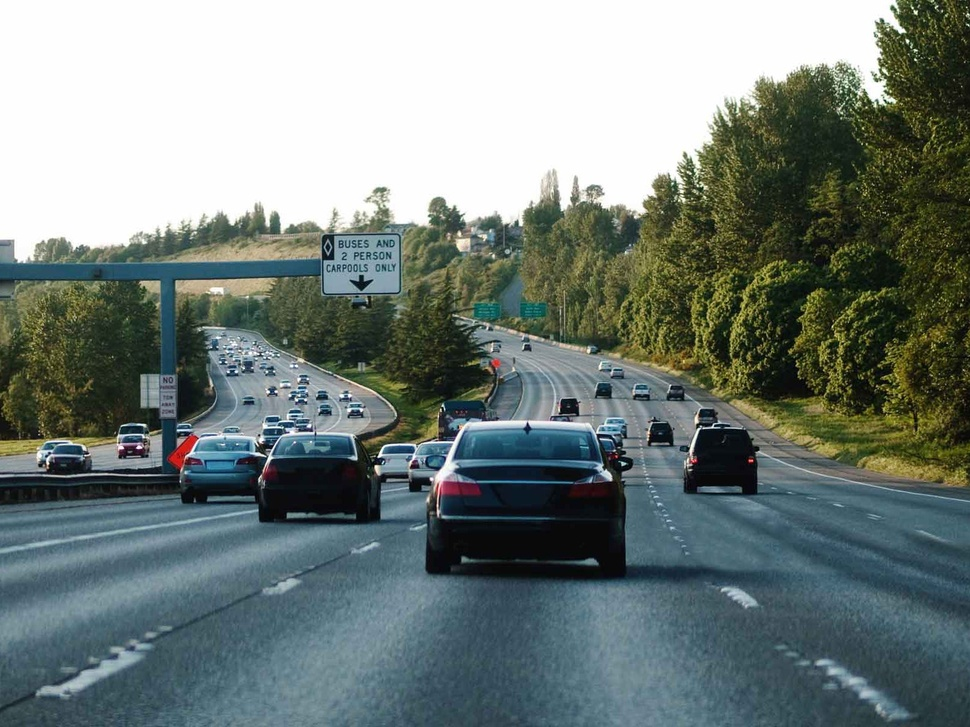
#> input picture 2.car_human_detection/3.jpg, 970 x 727 px, shrunk from 1600 x 1200 before the run, found by its file name
$ python 1.car_detection_from_image.py
#> lines starting #> are read from the running program, lines starting #| are printed output that depends on the picture; after the words box and inside, x2 and y2 are one past the last pixel; in counts of white or black regions, pixels touching at a corner belong together
import cv2
from sklearn.model_selection import train_test_split

#get path
img_file_path =   '/Users/yash/playground/AI_clever_programer/2.car_human_detection/3.jpg'
classifier_file_path = '/Users/yash/playground/AI_clever_programer/2.car_human_detection/car_detection.xml'

# create classifier  -- use CascadeClassifier
trained_car_data = cv2.CascadeClassifier(classifier_file_path)

# create openc image1
img = cv2.imread(img_file_path)
#> img is the input picture: shape (727, 970, 3); mean B, G, R 123.9, 128, 116.4

# Must convert to grayscale
grayscaled_img = cv2.cvtColor(img, cv2.COLOR_BGR2GRAY)
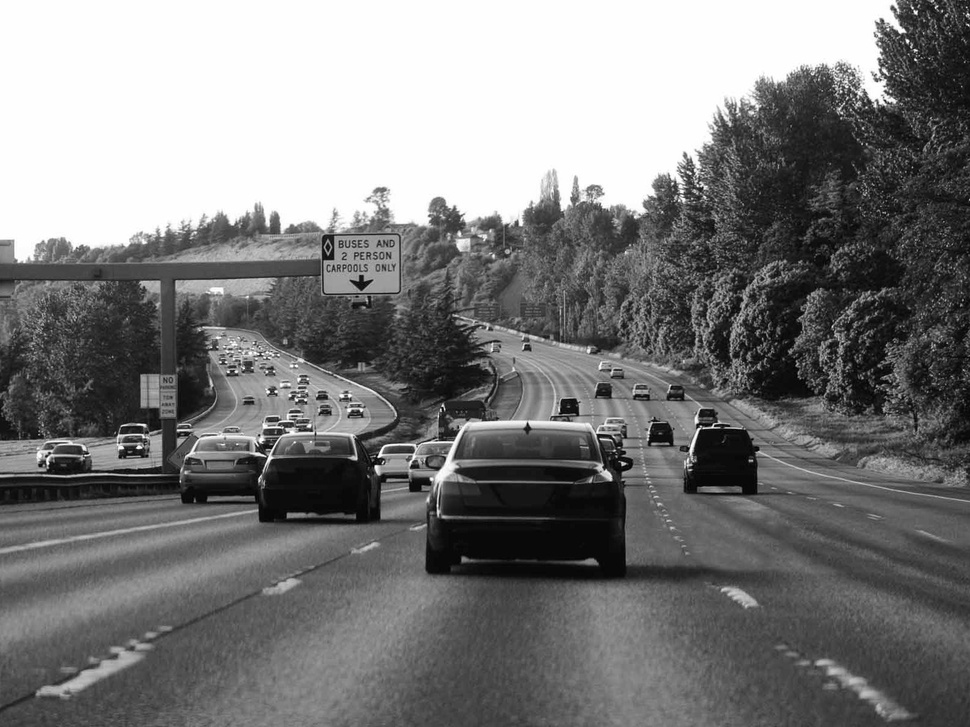
#> grayscaled_img: shape (727, 970); min 1, max 255, mean 124.1

# Detect car -- it retruns cordinates of rectengle suranding the face
car_coordinates = trained_car_data.detectMultiScale(grayscaled_img)
#> car_coordinates = [[341, 398, 27, 27], [103, 420, 53, 53], [650, 361, 145, 145], [322, 266, 403, 403]]
print(car_coordinates)
#| [[341 398  27  27]
#|  [103 420  53  53]
#|  [650 361 145 145]
#|  [322 266 403 403]]

for (x, y, w, h) in car_coordinates:
    cv2.rectangle(img, (x, y), (x+w, y+h), (0, 255, 0), 2)#(x, y) --uper left ,(x+w, y+h) : lowerright  -- #bgr color #green # last 2 is theekness of the rectangle
#> this loop made 4 passes
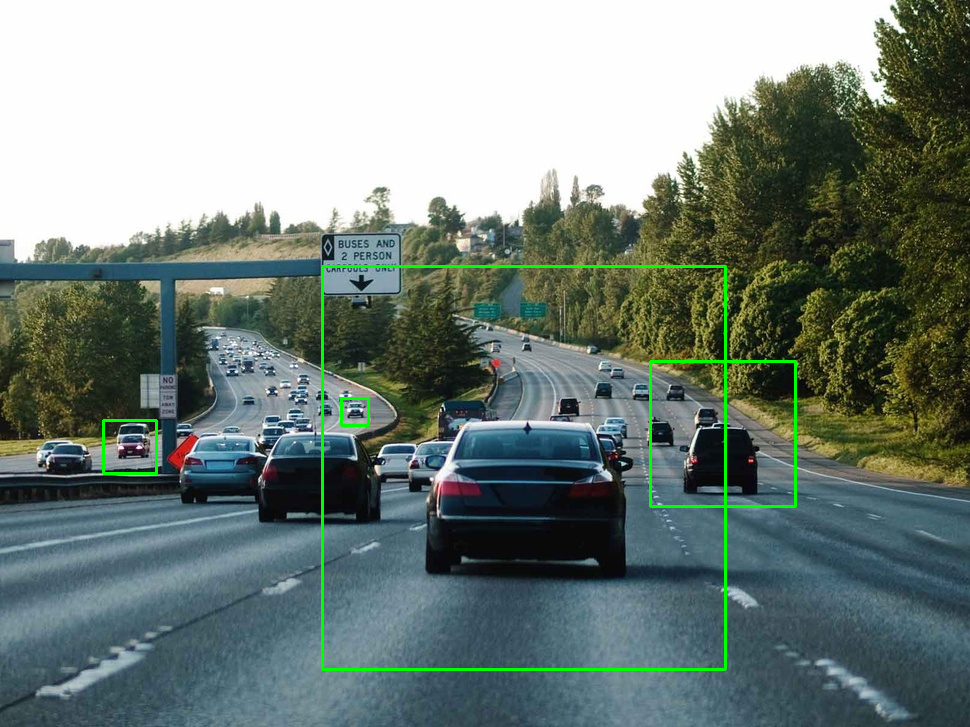
#> img: shape (727, 970, 3); 1.06% of pixels changed, all inside (x1, y1, x2, y2) = (102, 265, 797, 671)
    # cv2.rectangle(img, (x, y), (x+w, y+h), (randrange(256), randrange(256), randrange(256)), 2)#(x


# Display the image with the faces spotted
cv2.imshow('yash Car Detector', img)
# Dont autoclose (Wait here in the code and listen for a key press)
cv2.waitKey ()

print ("Code Completed")
